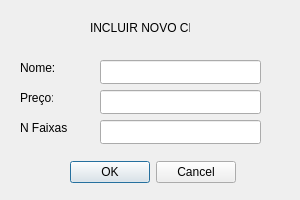
<?xml version="1.0" encoding="UTF-8"?>
<ui version="4.0">
 <class>IncluirCD</class>
 <widget class="QDialog" name="IncluirCD">
  <property name="geometry">
   <rect>
    <x>0</x>
    <y>0</y>
    <width>300</width>
    <height>200</height>
   </rect>
  </property>
  <property name="windowTitle">
   <string>Dialog</string>
  </property>
  <widget class="QLabel" name="label">
   <property name="geometry">
    <rect>
     <x>90</x>
     <y>20</y>
     <width>100</width>
     <height>16</height>
    </rect>
   </property>
   <property name="text">
    <string>INCLUIR NOVO CD</string>
   </property>
  </widget>
  <widget class="QDialogButtonBox" name="buttonBox">
   <property name="geometry">
    <rect>
     <x>70</x>
     <y>160</y>
     <width>166</width>
     <height>24</height>
    </rect>
   </property>
   <property name="orientation">
    <enum>Qt::Orientation::Horizontal</enum>
   </property>
   <property name="standardButtons">
    <set>QDialogButtonBox::StandardButton::Cancel|QDialogButtonBox::StandardButton::Ok</set>
   </property>
  </widget>
  <widget class="QLabel" name="label_3">
   <property name="geometry">
    <rect>
     <x>20</x>
     <y>90</y>
     <width>33</width>
     <height>16</height>
    </rect>
   </property>
   <property name="text">
    <string>Preço:</string>
   </property>
  </widget>
  <widget class="QLabel" name="label_4">
   <property name="geometry">
    <rect>
     <x>20</x>
     <y>120</y>
     <width>47</width>
     <height>16</height>
    </rect>
   </property>
   <property name="text">
    <string>N Faixas:</string>
   </property>
  </widget>
  <widget class="QLabel" name="label_2">
   <property name="geometry">
    <rect>
     <x>20</x>
     <y>60</y>
     <width>36</width>
     <height>16</height>
    </rect>
   </property>
   <property name="text">
    <string>Nome:</string>
   </property>
  </widget>
  <widget class="QLineEdit" name="lineEditNome">
   <property name="geometry">
    <rect>
     <x>100</x>
     <y>60</y>
     <width>161</width>
     <height>24</height>
    </rect>
   </property>
  </widget>
  <widget class="QLineEdit" name="lineEditnumFaixas">
   <property name="geometry">
    <rect>
     <x>100</x>
     <y>120</y>
     <width>161</width>
     <height>24</height>
    </rect>
   </property>
  </widget>
  <widget class="QLineEdit" name="lineEditPreco">
   <property name="geometry">
    <rect>
     <x>100</x>
     <y>90</y>
     <width>161</width>
     <height>24</height>
    </rect>
   </property>
  </widget>
 </widget>
 <resources/>
 <connections>
  <connection>
   <sender>buttonBox</sender>
   <signal>accepted()</signal>
   <receiver>IncluirCD</receiver>
   <slot>accept()</slot>
   <hints>
    <hint type="sourcelabel">
     <x>248</x>
     <y>254</y>
    </hint>
    <hint type="destinationlabel">
     <x>157</x>
     <y>274</y>
    </hint>
   </hints>
  </connection>
  <connection>
   <sender>buttonBox</sender>
   <signal>rejected()</signal>
   <receiver>IncluirCD</receiver>
   <slot>reject()</slot>
   <hints>
    <hint type="sourcelabel">
     <x>316</x>
     <y>260</y>
    </hint>
    <hint type="destinationlabel">
     <x>286</x>
     <y>274</y>
    </hint>
   </hints>
  </connection>
 </connections>
</ui>
